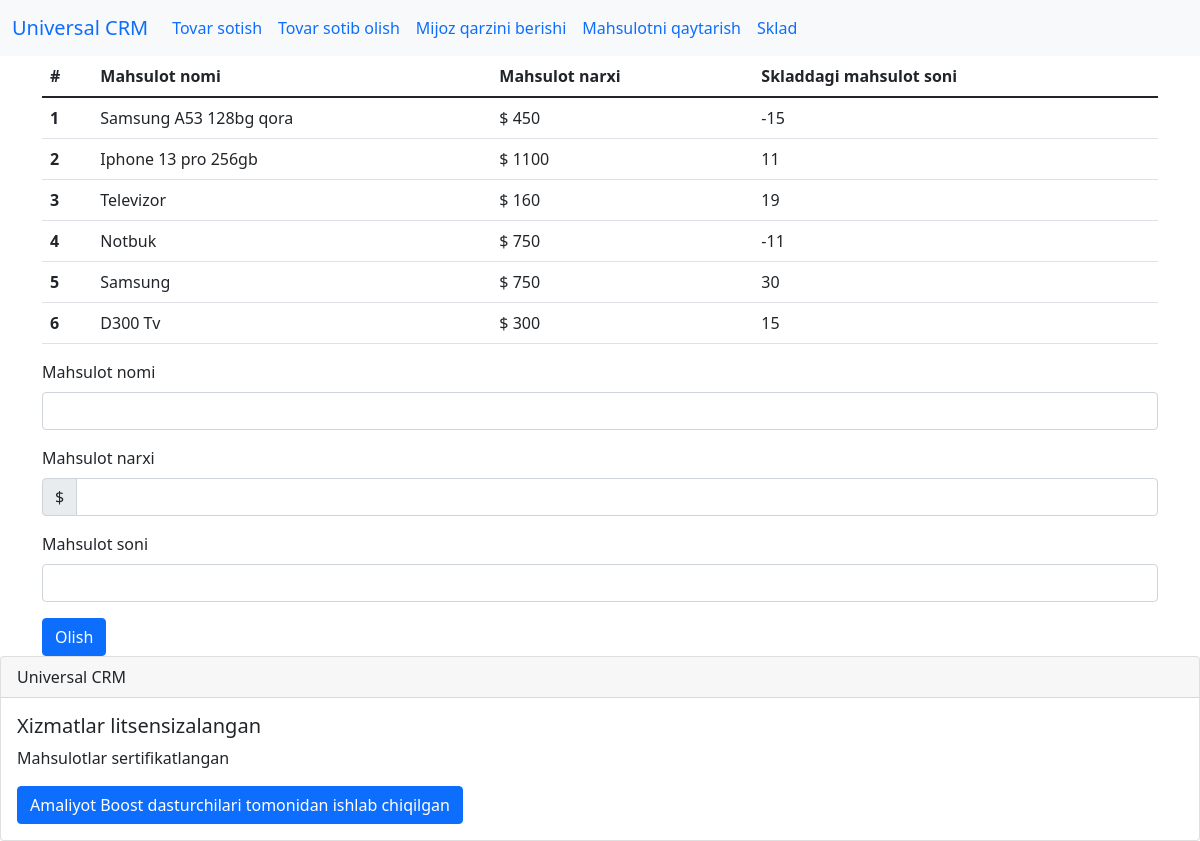
The page /sklad on the database as committed earlier.
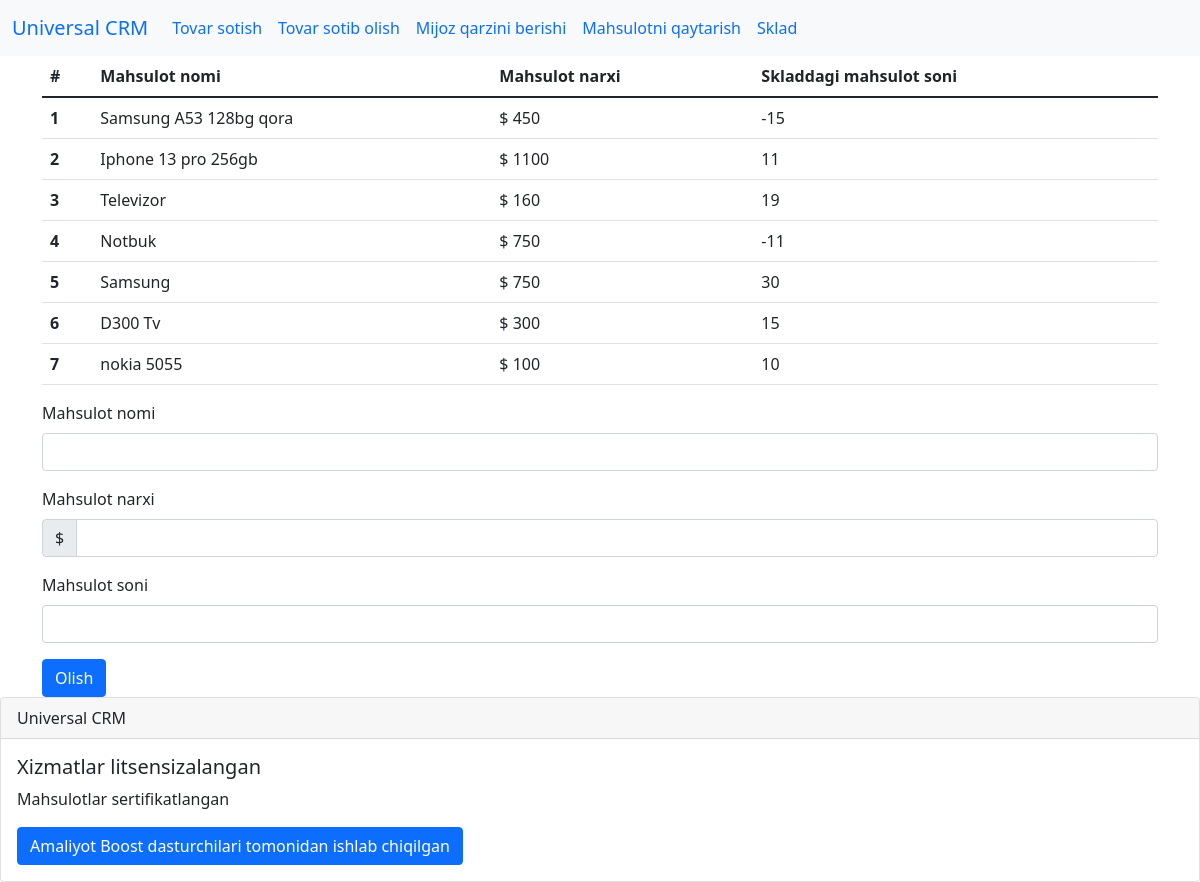
The same page on the database as committed later.
### main/models.py (models this page shows, shortened)
class Sklad(models.Model):
    tovarnomi = models.CharField('Tovar nomi', max_length=100)
    tovarnarxi = models.CharField('Tovar narxi', max_length=100)
    tovarsoni = models.CharField('Tovar soni', max_length=100)
    class Meta:
        verbose_name = 'Tovar'
        verbose_name_plural = 'Sklad'

### main/views.py (the view, shortened to what this page needs)
# urls.py: path('sklad', sklad, name='sklad'),
def sklad(request):
    sklad = Sklad.objects.all()
    jsonsklad = serializers.serialize('json', sklad)
    error = ''
    success1 = ''
    return render(request, 'main/sklad.html', {'ss':success1, 'sklad':sklad})

### main/templates/main/sklad.html (shortened to what this page needs)
{% extends 'main/base.html' %}
{% block content %}
<div class="container">
<table class="table">
  <thead>
    <tr>
      <th scope="col">#</th>
      <th scope="col">Mahsulot nomi</th>
      <th scope="col">Mahsulot narxi</th>
      <th scope="col">Skladdagi mahsulot soni</th>
    </tr>
  </thead>
  <tbody>
  {% for i in sklad %}
    <tr>
      <th scope="row">{{i.id}}</th>
      <td>{{i.tovarnomi}}</td>
      <td>$ {{i.tovarnarxi}}</td>
      <td>{{i.tovarsoni}}</td>
    </tr>
 {% endfor %}
  </tbody>
</table>
<form method="post">
    <div class="mb-3">
      <label for="firmanomi" class="form-label">Mahsulot nomi</label>
      <input type="text" class="form-control" name="tovarnomi" id="firmanomi">
    </div>
    <label for="berilganpul" class="form-label">Mahsulot narxi</label>
    <div class="input-group mb-3">
      <span class="input-group-text">$</span>
      <input type="text" class="form-control" name="tovarnarxi" id="berilganpul">
    </div>
    <label for="qarz" class="form-label">Mahsulot soni</label>
    <div class=" mb-3">
      <input type="text" class="form-control" name="tovarsoni" id="qarz">
    </div>
    <button type="submit" class="btn btn-primary">Olish</button>
</form>
</div>
{% endblock %}

Rows that differ between the two databases and show on the page:
added Sklad: id "7", tovarnomi "nokia 5055", tovarnarxi "100", tovarsoni "10"
